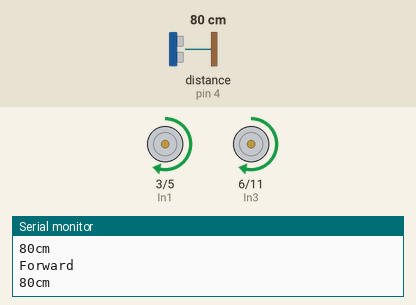
Recording of a sketch running on a simulated Arduino Uno, built with avr-gcc and run on an emulated ATmega328P. Parts: motor-driver pin pairs drawn as motors (green arrow = first pin HIGH = forward, orange = second pin HIGH = backward, longer = more drive), the last lines printed to the serial monitor. Wiring (inferred from the names in the program): ultrasonic range finder: trigger pin 2; echo pin 4. Inputs (shaded band) come from the test bench; at power-on: distance to the obstacle (sensor on pin 4) 80 cm. The echo pulse lasts 58.3 µs per cm.

Above: at 1.2 s.
1.3 s: distance to the obstacle (sensor on pin 4) set to 13 cm
4.3 s: distance to the obstacle (sensor on pin 4) set to 10 cm
At 5.0 s:
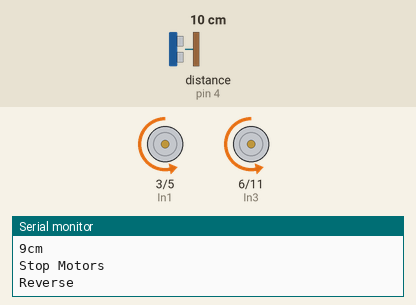
At 7.1 s:
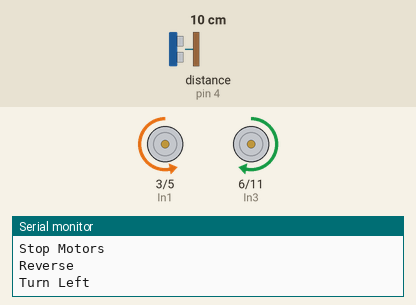
7.3 s: distance to the obstacle (sensor on pin 4) set to 18 cm
At 9.7 s:
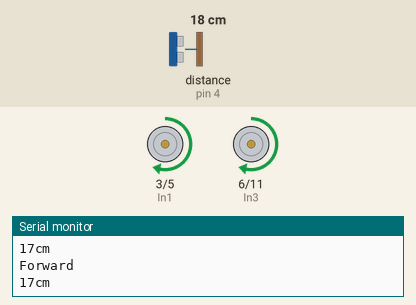
Timing chart, 0 to 11.2 s (numbered marks = the images above; inputs shaded):
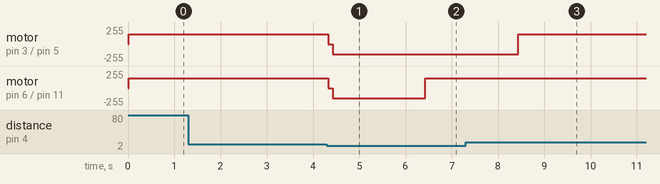

Measured:
- the behaviour switches between 12 and 11 cm on distance to the obstacle (sensor on pin 4) (found by bisection; images 0 and 1)
- after the input at 4.3 s, motor on pin 3 (In1) / pin 5 (In2): forward 150/255 → stopped at once, → backward 150/255 0.10 s later; motor on pin 6 (In3) / pin 11 (In4): forward 150/255 → stopped at once, → backward 150/255 0.10 s later, → forward 150/255 2.0 s later
- after the input at 7.3 s, motor on pin 6 (In3) / pin 11 (In4): stops changing and stays forward 150/255

The sketch:

ObstacleAvoidance.ino
```cpp
/* Using HC-SR04 Sensor
STEM Center USA - Pi-Bot

VCC pin connected to Arduino +5V
GND pin connected  to Arduino Ground
TRIG pin connected digital pin 2
ECHO pin connected digital pin 4
Motors Connected to Pins 3,5, 6 and 11
*/

//Define integer constants
const int trigPin = 2; //Arduino pin 2
const int echoPin = 4; //Arduino pin 3

long duration, distance, inches, cm;
const int MaxDistance = 10; //10 cm
const int speed1 = 150;
const int speed2 = 150;

// Define constants for motors
const int In1 = 3;     // Arduino pin 3
const int In2 = 5;     // Arduino pin 5
const int In3 = 6;     // Arduino pin 6
const int In4 = 11;     // Arduino pin 11

void setup()
{
  // initialize serial communication:
  Serial.begin(9600);
  pinMode(trigPin, OUTPUT);
  pinMode(echoPin, INPUT);

  pinMode(In1, OUTPUT);
  pinMode(In2, OUTPUT);
  pinMode(In3, OUTPUT);
  pinMode(In4, OUTPUT);
}

void loop()
{
  ping();
  distance = cm;
  //print
  //Serial.print(inches);
  //Serial.print("in, ");
  Serial.print(cm);
  Serial.print("cm");
  Serial.println();
  delay(10);

  if (distance > MaxDistance)
    {
      //Motor goes forward
      GoForward(speed1, speed2);
    }
  else
    {
    StopMotors();
    delay(100);
    //Motor goes backwards and turn left
    Reverse (speed1, speed2);
    delay(2000);
    TurnLeft(speed1,speed2);
    delay(2000);
    }
}

void GoForward(int speed1, int speed2)
{
  Serial.println("Forward");
  analogWrite(In4, 0);
  analogWrite(In3, speed1);
  analogWrite(In2, 0);
  analogWrite(In1, speed2);
  return;
}

void Reverse (int speed1, int speed2)
{
  Serial.println("Reverse");
  analogWrite(In4, speed1);
  analogWrite(In3, 0);
  analogWrite(In2, speed2);
  analogWrite(In1, 0);
  return;
}
void TurnLeft (int speed1, int speed2)
{
   Serial.println("Turn Left");
   analogWrite(In4, 0);
   analogWrite(In3, speed1);
   analogWrite(In2, speed2);
   analogWrite(In1, 0);
   return;
}
void StopMotors()
{
  Serial.println("Stop Motors");
  analogWrite(In4, 0);
  analogWrite(In3, 0);
  analogWrite(In2, 0);
  analogWrite(In1, 0);
  return;
}

void ping ()
{
  // The sensor is triggered by a HIGH pulse of 10 or more microseconds.
  // Give a short LOW pulse beforehand to ensure a clean HIGH pulse:
  digitalWrite(trigPin, LOW);
  delayMicroseconds(2);
  digitalWrite(trigPin, HIGH);
  delayMicroseconds(10);
  digitalWrite(trigPin, LOW);
  // Read the signal from the sensor: a HIGH pulse whose
  // duration is the time (in microseconds) from the sending
  // of the ping to the reception of its echo off of an object.
  duration = pulseIn(echoPin, HIGH);
  // convert the time into a distance
  // inches = duration / 74 / 2;
  cm = duration / 29 /2;
  return;
}
```
